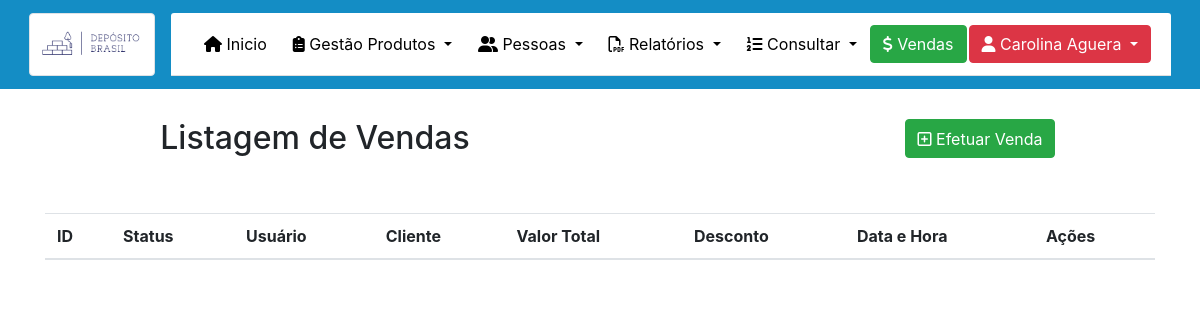
/Admin/ListagemDeVendas.php (signed in), run on an earlier commit of the app's database.
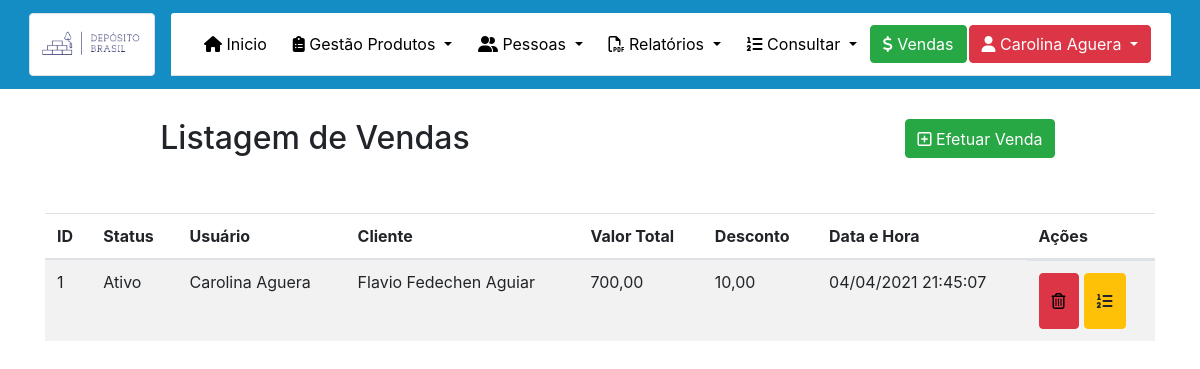
And on a later commit of the database.
### tables this page shows
CREATE TABLE `venda` (
  `id` int(11) NOT NULL,
  `status` tinyint(1) NOT NULL DEFAULT 1,
  `data_hora` datetime NOT NULL DEFAULT current_timestamp(),
  `valorTotal` double NOT NULL,
  `desconto` double DEFAULT NULL,
  `Usuario_id` int(11) NOT NULL,
  `Cliente_id` int(11) NOT NULL
);

CREATE TABLE `usuario` (
  `id` int(11) NOT NULL,
  `status` tinyint(1) NOT NULL,
  `nome_completo` varchar(200) NOT NULL,
  `data_nascimento` date NOT NULL,
  `email` varchar(100) NOT NULL,
  `sexo` tinyint(1) NOT NULL,
  `senha` varchar(255) NOT NULL,
  `data_admissao` date NOT NULL,
  `data_demissao` date DEFAULT NULL
);

CREATE TABLE `cliente` (
  `id` int(11) NOT NULL,
  `local_trabalho` varchar(200) DEFAULT NULL,
  `telefone_trabalho` varchar(45) DEFAULT NULL,
  `nome_completo` varchar(200) NOT NULL,
  `data_nascimento` date NOT NULL,
  `cpf` varchar(45) NOT NULL,
  `email` varchar(100) NOT NULL,
  `sexo` tinyint(1) NOT NULL,
  `telefone_residencial` varchar(45) DEFAULT NULL,
  `telefone_celular` varchar(45) NOT NULL,
  `rua` varchar(255) NOT NULL,
  `bairro` varchar(100) NOT NULL,
  `cep` varchar(45) NOT NULL,
  `numero` int(11) NOT NULL,
  `cidade` varchar(100) NOT NULL,
  `uf` varchar(2) NOT NULL,
  `status` tinyint(1) NOT NULL
);

### Admin/ListagemDeVendas.php (the view, shortened to what this page needs)
<?php
require_once("../dependencias.php");
require_once("../menu.php");
?>
<!DOCTYPE html>
<html lang="pt-br">
<head>
</head>
<body class="teste">
    <center>
        <div class="container" style="margin-top: 30px">
            <div class="row">
                <div class="col-sm-6">
                    <h2>Listagem de Vendas</h2>
                </div>
                <div class="col-sm-2">
                </div>
                <div class="col-sm-4">
                    <a href="./vendas.php" type="button" style="padding-top: 7px; padding-bottom: 6px;" class="btn  btn-success">
                        <i class="far fa-plus-square"></i> Efetuar Venda
                    </a>
                </div>
            </div>
            <br>
            <br>
            <div class="table-responsive">
                <table class="table table-striped">
                    <thead>
                        <tr>
                            <th scope="col">ID</th>
                            <th scope="col">Status</th>
                            <th scope="col">Usuário</th>
                            <th scope="col">Cliente</th>
                            <th scope="col">Valor Total</th>
                            <th scope="col">Desconto</th>
                            <th scope="col">Data e Hora</th>
                            <th scope="col">Ações</th>
                        </tr>
                    </thead>
                    <tbody>
                        <?php
                        $conexao = mysqli_connect('127.0.0.1', 'root', '', 'tcc');
                        $sql = "select * from venda";
                        $venda = mysqli_query($conexao, $sql);
                        while ($data = mysqli_fetch_array($venda)) {
                            $sqlUsuario = "select id,nome_completo from usuario where id = '{$data['Usuario_id']}' ";
                            $usuario = mysqli_query($conexao, $sqlUsuario);
                            $buscaUsuario = mysqli_fetch_array($usuario);
                            $sqlCliente = "select id,nome_completo  from cliente where id = '{$data['Cliente_id']}' ";
                            $cliente = mysqli_query($conexao, $sqlCliente);
                            $buscaCliente = mysqli_fetch_array($cliente);
                            if ($data['status'] == 1) {
                                $statusProduto = 'Ativo';
                            } else {
                                $statusProduto = 'Inativo';
                            }
                            ?>
                        <tr>
                            <td><?= $data['id']  ?></td>
                            <td><?= $statusProduto  ?></td>
                            <td><?= $buscaUsuario['nome_completo']  ?></td>
                            <td><?= $buscaCliente['nome_completo']  ?></td>
                            <td><?= number_format($data['valorTotal'], 2, ',', '')  ?></td>
                            <td><?= number_format($data['desconto'], 2, ',', '') ?></td>
                            <?php $data_hora = strtotime($data['data_hora']); ?>
                            <td><?= date('d/m/Y H:i:s', $data_hora) ?></td>
                            <td class="actions d-flex" style="width: auto;">
                                <button class="btn btn-danger btn-xs" type="button" data-toggle="modal" data-target="#ExemploModalCentralizado<?= $data['id'] ?>"><i class="far fa-trash-alt" style="color: black;"></i></button>
                                <form action="ListagemDeItensVenda.php" method="post" style="height: 40px;">
                                    <button type="submit" name="itemvenda" style="margin-left: 5px; height: 56px;" class="btn btn-warning btn-xs"><i class="fas fa-list-ol"></i></button>
                                </form>
                            </td>
                        </tr>
                        <?php  }
                        ?>
                    </tbody>
                </table>
            </div>
        </div>
    </center>
</body>
</html>

What changed in the data, as far as the page shows it:
added venda: id "1", status "Ativo", Usuario.nome_completo "Carolina Aguera", Cliente.nome_completo "Flavio Fedechen Aguiar", valorTotal "700,00", desconto "10,00", data_hora "04/04/2021 21:45:07"
